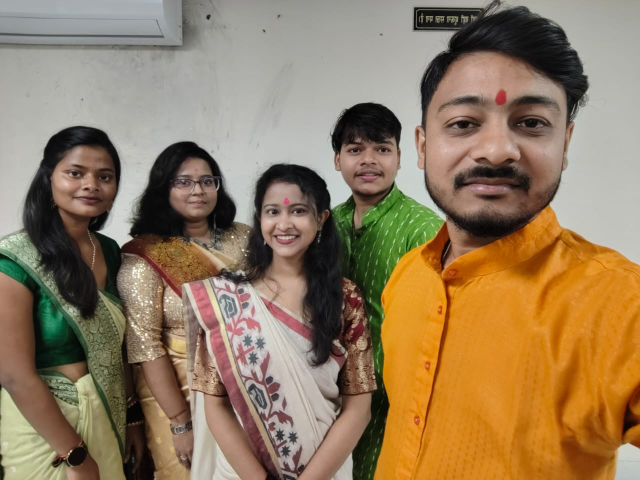
#> input picture picture.jpg, 1280 x 960 px (shown at 1/2 size)
$ python face_detection.py
#> lines starting #> are read from the running program, lines starting #| are printed output that depends on the picture; after the words box and inside, x2 and y2 are one past the last pixel; in counts of white or black regions, pixels touching at a corner belong together
import cv2 as cv

img = cv.imread('./picture.jpg')
#> img is the input picture: shape (960, 1280, 3); mean B, G, R 94.4, 123.6, 146.5
img = cv.resize(img,(img.shape[0] // 2 , img.shape[1] //4),interpolation= cv.INTER_AREA)
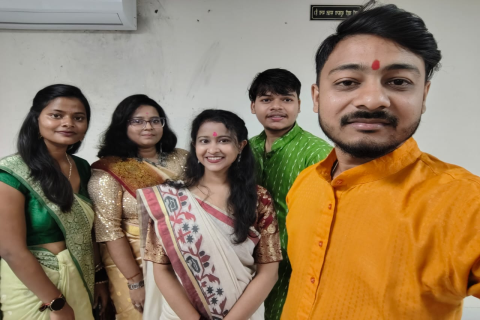
#> img: shape (320, 480, 3); mean B, G, R 94.4, 123.6, 146.5

cv.imshow("color",img)

grayImg = cv.cvtColor(img,cv.COLOR_BGR2GRAY)
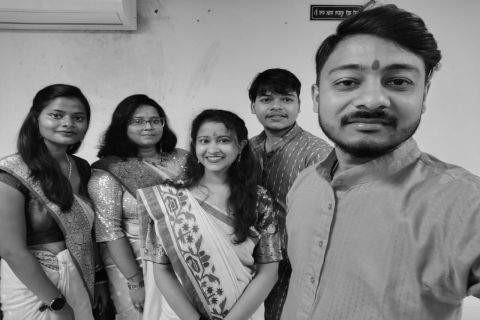
#> grayImg: shape (320, 480); min 2, max 250, mean 127.1
cv.imshow('gray',grayImg)

# call xml file
haar_cascade = cv.CascadeClassifier('./haar_face.xml')
faces_rect = haar_cascade.detectMultiScale(grayImg,1.1,6)
#> faces_rect = [[125, 105, 43, 43], [189, 120, 53, 53], [38, 95, 54, 54], [250, 79, 53, 53], [307, 30, 128, 128]]
print(f'number of faces found: {len(faces_rect)}')
#| number of faces found: 5
for(x,y,w,h) in faces_rect:
    cv.rectangle(img,(x,y),(x+w,y+h),(0,255,0),thickness=2)
#> this loop made 5 passes
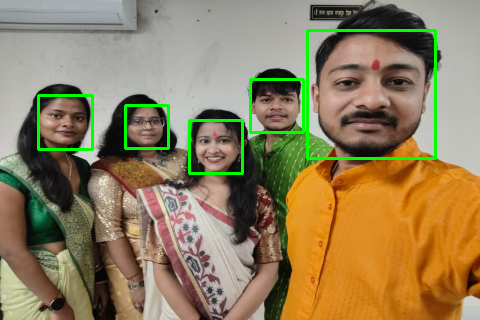
#> img: shape (320, 480, 3); 2.57% of pixels changed, all inside (x1, y1, x2, y2) = (37, 29, 437, 175)
cv.imshow('detected faces',img)

cv.waitKey()
cv.destroyAllWindows()
